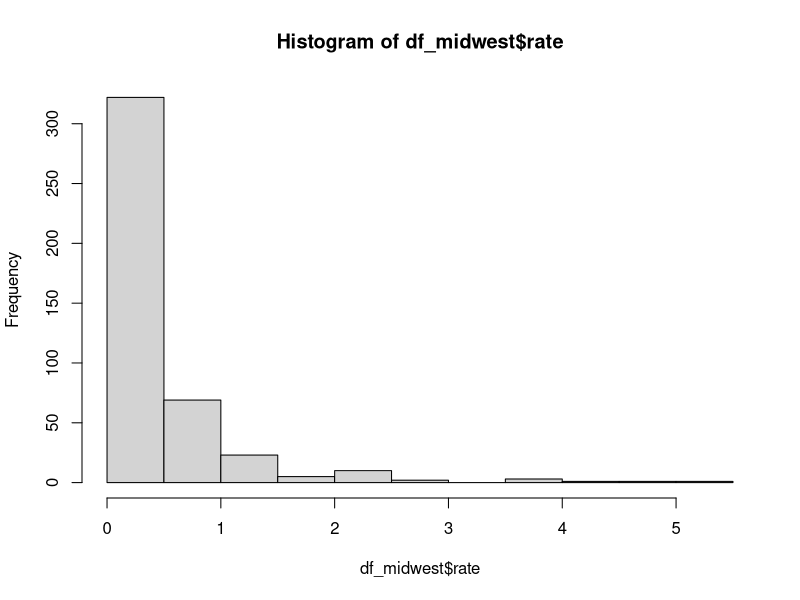
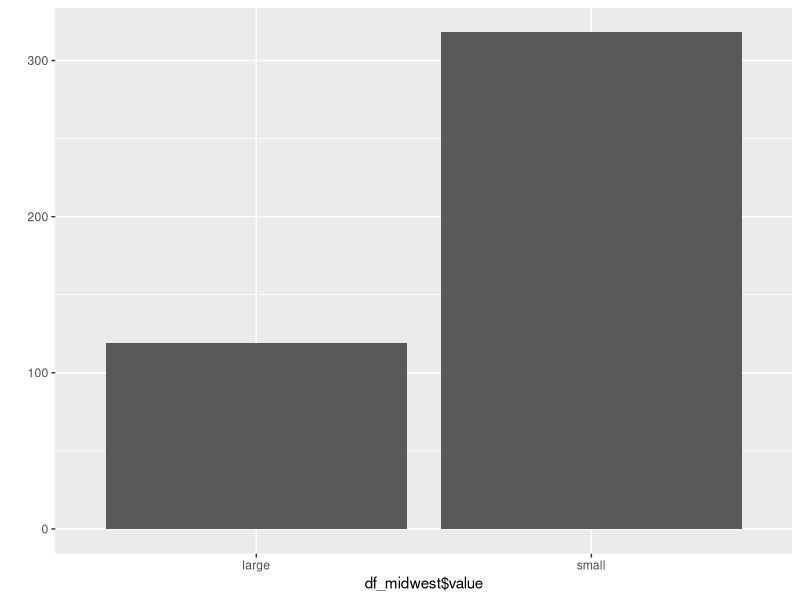

Here is the R script that generated these plots, in order:
df_midwest <- as.data.frame(ggplot2::midwest)
library(dplyr)
df_midwest <- rename(df_midwest, total = poptotal, asian = popasian)
df_midwest
df_midwest$rate <- (df_midwest$asian/df_midwest$total)*100
hist(df_midwest$rate)
mean(df_midwest$rate)
df_midwest$value <- ifelse(df_midwest$rate > 0.4872462, "large", "small")
head(df_midwest)
table(df_midwest$value)
library(ggplot2)
qplot(df_midwest$value)
